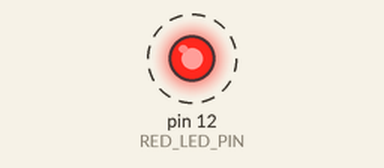
Recording of a sketch running on a simulated Arduino Uno, built with avr-gcc and run on an emulated ATmega328P. Shown: output pins drawn as LEDs (lit = HIGH). Dashed ring = blinking.

Above: at 0.5 s.
Timing chart, 0 to 3.1 s (numbered marks = the images above):
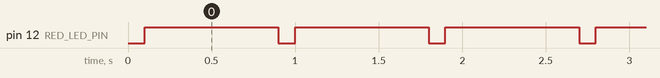

Measured:
- by itself, pin 12 (RED_LED_PIN): alternates HIGH for 0.80 s and LOW for 0.10 s

The sketch:

serialDataBlink.ino
```cpp
// #define POTENTIONMETER_PIN A2
// #define BTN_PIN 9
#define RED_LED_PIN 12
int BLINKSPEED = 800;
// #define GREEN_LED_PIN 11
// #define YELLOW_LED_PIN 10
// #define LED_PIN_ARRAY_SIZE 3


void setup() {

  pinMode(RED_LED_PIN,OUTPUT);
  digitalWrite(RED_LED_PIN, LOW);
  Serial.begin(9600);

  Serial.setTimeout(100);
  delay(100);

}

void blink(int value){
  digitalWrite(RED_LED_PIN, HIGH);
  delay(value);
   digitalWrite(RED_LED_PIN, LOW);
}

void loop() {
blink(BLINKSPEED);

  if(Serial.availableForWrite() > 0){
      int pause = Serial.parseInt();
      if (pause >= 100){
         BLINKSPEED = pause;
      }

    }

}
```
